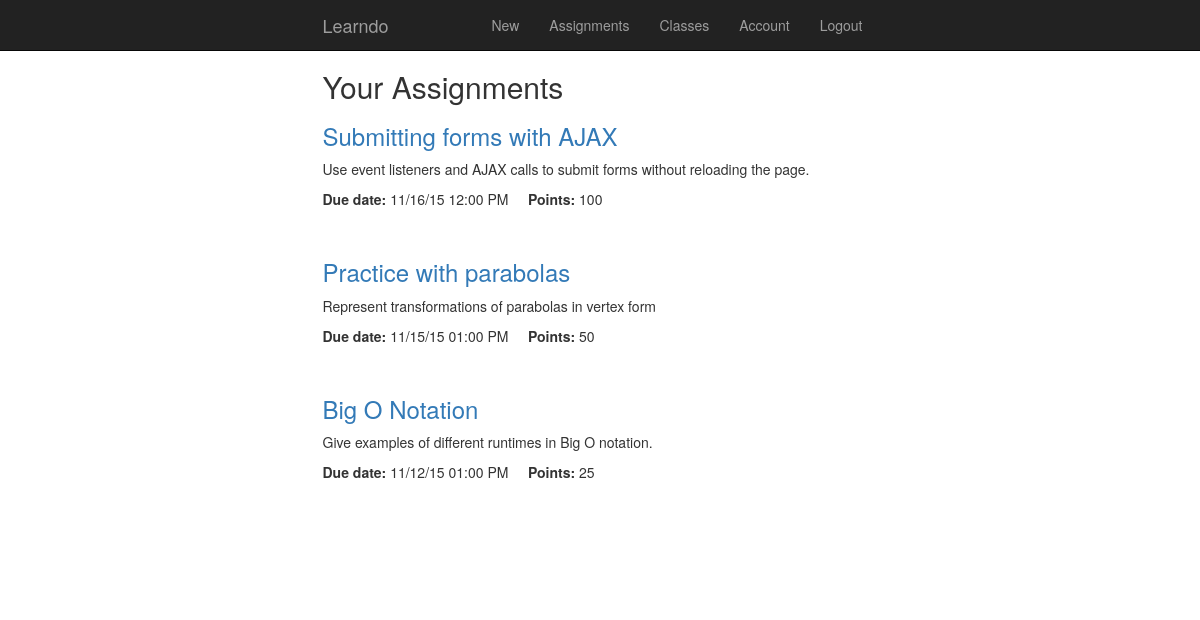
Before: /teacher/7/assignments (signed in) with the older database file.
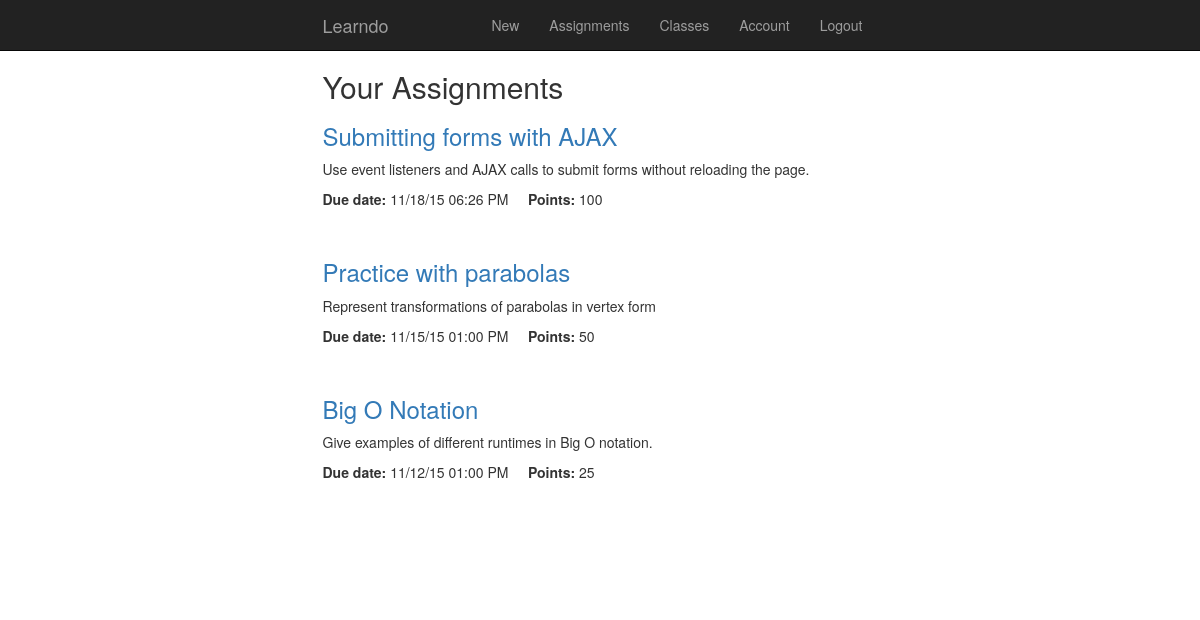
After: the same page with the newer database file.
### model.py (models this page shows, shortened)
class Task(db.Model):
    __tablename__ = "tasks"
    task_id = db.Column(db.Integer, autoincrement=True, primary_key=True)
    created_by = db.Column(db.Integer, db.ForeignKey('users.user_id'))
    title = db.Column(db.String(128), nullable=False)
    goal = db.Column(db.String(712), nullable=False)
    directions = db.Column(db.String(712), nullable=False)
    link = db.Column(db.String(256), nullable=False)
    points = db.Column(db.Integer)
    due_date = db.Column(db.DateTime)
    assignments = db.relationship('Assignment', backref='task')

### server.py (the view)
@app.route('/teacher/<int:user_id>/assignments')
def show_teacher_assignments(user_id):
    if session['user_id'] == user_id:
        teacher = User.query.get(user_id)  ## Can I make this a global variable or store in session?
        tasks = teacher.tasks
        return render_template("tassignments.html", teacher=teacher, tasks=tasks)
    else:
        flash("You do not have access to that page.")
        return redirect("/")

### templates/tassignments.html
{% extends 'base.html' %}
{% block content %}
<h2>Your Assignments</h2>
<div class="preview">
	{% for task in tasks%}
	<h3><a href="/teacher/{{ teacher.user_id }}/assignments/{{ task.task_id }}">
	{{ task.title }}</a></h3>
	<p>{{ task.goal }}</p>
	<p><b>Due date:</b> {{ task.due_date.strftime("%m/%d/%y %I:%M %p") }} &nbsp; &nbsp; <b>Points:</b> {{ task.points }}</p>
	<br>
	{% endfor %}
</div>
<br><br>
{% endblock %}

Changed rows visible on the page:
changed Task "Submitting forms with AJAX": due_date "11/16/15 12:00 PM" → "11/18/15 06:26 PM"
